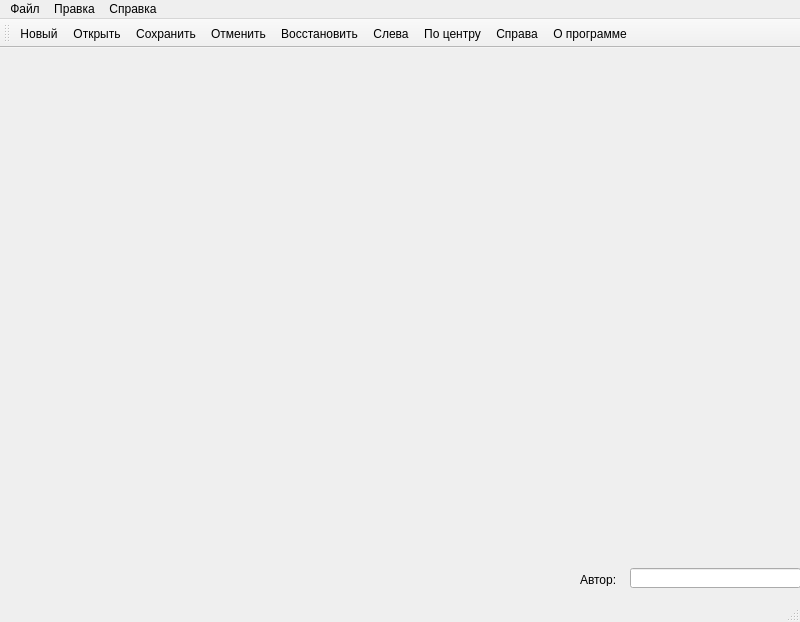
<?xml version="1.0" encoding="UTF-8"?>
<ui version="4.0">
 <class>MainWindow</class>
 <widget class="QMainWindow" name="MainWindow">
  <property name="geometry">
   <rect>
    <x>0</x>
    <y>0</y>
    <width>800</width>
    <height>622</height>
   </rect>
  </property>
  <property name="windowTitle">
   <string>MainWindow</string>
  </property>
  <widget class="QWidget" name="centralwidget">
   <widget class="QLineEdit" name="authorEdit">
    <property name="geometry">
     <rect>
      <x>630</x>
      <y>520</y>
      <width>171</width>
      <height>20</height>
     </rect>
    </property>
   </widget>
   <widget class="QLabel" name="authorLabel">
    <property name="geometry">
     <rect>
      <x>580</x>
      <y>525</y>
      <width>47</width>
      <height>13</height>
     </rect>
    </property>
    <property name="text">
     <string>Автор:</string>
    </property>
   </widget>
  </widget>
  <widget class="QMenuBar" name="menubar">
   <property name="geometry">
    <rect>
     <x>0</x>
     <y>0</y>
     <width>800</width>
     <height>21</height>
    </rect>
   </property>
   <widget class="QMenu" name="menu">
    <property name="title">
     <string>Файл</string>
    </property>
    <widget class="QMenu" name="menu_2">
     <property name="title">
      <string>Открыть</string>
     </property>
     <addaction name="action_open"/>
     <addaction name="action_openReadOnly"/>
    </widget>
    <addaction name="action_new"/>
    <addaction name="menu_2"/>
    <addaction name="action_save"/>
    <addaction name="actionPrint"/>
    <addaction name="action_exit"/>
   </widget>
   <widget class="QMenu" name="menu_3">
    <property name="title">
     <string>Правка</string>
    </property>
    <widget class="QMenu" name="menu_6">
     <property name="title">
      <string>Выравнивание</string>
     </property>
     <addaction name="action_4"/>
     <addaction name="action_5"/>
     <addaction name="action_6"/>
    </widget>
    <addaction name="action_undo"/>
    <addaction name="action_redo"/>
    <addaction name="menu_6"/>
   </widget>
   <widget class="QMenu" name="menu_4">
    <property name="title">
     <string>Справка</string>
    </property>
    <widget class="QMenu" name="menu_5">
     <property name="title">
      <string>Язык</string>
     </property>
     <addaction name="action_2"/>
     <addaction name="action_3"/>
    </widget>
    <addaction name="action_about"/>
    <addaction name="menu_5"/>
   </widget>
   <addaction name="menu"/>
   <addaction name="menu_3"/>
   <addaction name="menu_4"/>
  </widget>
  <widget class="QStatusBar" name="statusbar"/>
  <widget class="QToolBar" name="toolBar">
   <property name="windowTitle">
    <string>toolBar</string>
   </property>
   <property name="autoFillBackground">
    <bool>false</bool>
   </property>
   <property name="styleSheet">
    <string notr="true"/>
   </property>
   <attribute name="toolBarArea">
    <enum>TopToolBarArea</enum>
   </attribute>
   <attribute name="toolBarBreak">
    <bool>false</bool>
   </attribute>
   <addaction name="action_new"/>
   <addaction name="action_open"/>
   <addaction name="action_save"/>
   <addaction name="action_undo"/>
   <addaction name="action_redo"/>
   <addaction name="action_4"/>
   <addaction name="action_5"/>
   <addaction name="action_6"/>
   <addaction name="action_about"/>
  </widget>
  <action name="action_new">
   <property name="icon">
    <iconset resource="res.qrc">
     <normaloff>:/icons/icons/New_icon.png</normaloff>:/icons/icons/New_icon.png</iconset>
   </property>
   <property name="text">
    <string>Новый</string>
   </property>
   <property name="shortcut">
    <string>Ctrl+N</string>
   </property>
  </action>
  <action name="action_open">
   <property name="icon">
    <iconset resource="res.qrc">
     <normaloff>:/icons/icons/Open_icon.png</normaloff>:/icons/icons/Open_icon.png</iconset>
   </property>
   <property name="text">
    <string>Открыть ...</string>
   </property>
   <property name="shortcut">
    <string>Ctrl+O</string>
   </property>
  </action>
  <action name="action_openReadOnly">
   <property name="icon">
    <iconset resource="res.qrc">
     <normaloff>:/icons/icons/Open_icon.png</normaloff>:/icons/icons/Open_icon.png</iconset>
   </property>
   <property name="text">
    <string>Открыть для чтения</string>
   </property>
   <property name="toolTip">
    <string>Открыть для чтения</string>
   </property>
  </action>
  <action name="action_save">
   <property name="icon">
    <iconset resource="res.qrc">
     <normaloff>:/icons/icons/Save_icon.png</normaloff>:/icons/icons/Save_icon.png</iconset>
   </property>
   <property name="text">
    <string>Сохранить</string>
   </property>
   <property name="shortcut">
    <string>Ctrl+S</string>
   </property>
  </action>
  <action name="action_exit">
   <property name="text">
    <string>Выход</string>
   </property>
   <property name="shortcut">
    <string>Ctrl+Q</string>
   </property>
  </action>
  <action name="action_undo">
   <property name="icon">
    <iconset resource="res.qrc">
     <normaloff>:/icons/icons/Undo_icon.png</normaloff>:/icons/icons/Undo_icon.png</iconset>
   </property>
   <property name="text">
    <string>Отменить</string>
   </property>
   <property name="shortcut">
    <string>Ctrl+Z</string>
   </property>
  </action>
  <action name="action_redo">
   <property name="icon">
    <iconset resource="res.qrc">
     <normaloff>:/icons/icons/Redo_icon.png</normaloff>:/icons/icons/Redo_icon.png</iconset>
   </property>
   <property name="text">
    <string>Восстановить</string>
   </property>
   <property name="shortcut">
    <string>Ctrl+Y</string>
   </property>
  </action>
  <action name="action_about">
   <property name="icon">
    <iconset resource="res.qrc">
     <normaloff>:/icons/icons/Help_icon.png</normaloff>:/icons/icons/Help_icon.png</iconset>
   </property>
   <property name="text">
    <string>О программе</string>
   </property>
  </action>
  <action name="action_2">
   <property name="text">
    <string>Русский</string>
   </property>
  </action>
  <action name="action_3">
   <property name="text">
    <string>Английский</string>
   </property>
  </action>
  <action name="actionPrint">
   <property name="text">
    <string>Печать</string>
   </property>
  </action>
  <action name="action_4">
   <property name="icon">
    <iconset resource="res.qrc">
     <normaloff>:/icons/icons/Text-align-left.png</normaloff>:/icons/icons/Text-align-left.png</iconset>
   </property>
   <property name="text">
    <string>Слева</string>
   </property>
  </action>
  <action name="action_5">
   <property name="icon">
    <iconset resource="res.qrc">
     <normaloff>:/icons/icons/Text-align--center.png</normaloff>:/icons/icons/Text-align--center.png</iconset>
   </property>
   <property name="text">
    <string>По центру</string>
   </property>
  </action>
  <action name="action_6">
   <property name="icon">
    <iconset resource="res.qrc">
     <normaloff>:/icons/icons/Text-align-right.png</normaloff>:/icons/icons/Text-align-right.png</iconset>
   </property>
   <property name="text">
    <string>Справа</string>
   </property>
  </action>
 </widget>
 <resources>
  <include location="res.qrc"/>
 </resources>
 <connections/>
</ui>
